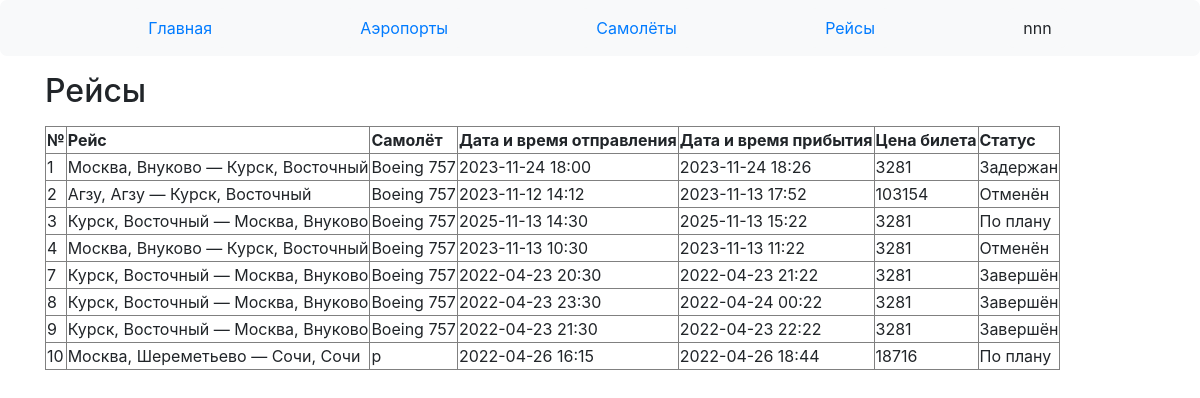
Page /manager/flights (signed in) on the committed database.
### data/users.py (models this page shows, shortened)
class User(SqlAlchemyBase, UserMixin):
    __tablename__ = 'Users'
    id = sa.Column(sa.Integer, primary_key=True, autoincrement=True, unique=True, nullable=False)
    name = sa.Column(sa.String, nullable=False)
    email = sa.Column(sa.String, unique=True, nullable=False)
    hashed_password = sa.Column(sa.String, nullable=False)
    is_manager = sa.Column(sa.Boolean, nullable=False)

### data/flights.py (models this page shows)
class Flight(SqlAlchemyBase):
    __tablename__ = 'Flights'
    id = sa.Column(sa.Integer, primary_key=True, autoincrement=True, unique=True, nullable=False)
    dept_airport_id = sa.Column(sa.Integer, sa.ForeignKey('Airports.id'), nullable=False)
    dest_airport_id = sa.Column(sa.Integer, sa.ForeignKey('Airports.id'), nullable=False)
    plane_id = sa.Column(sa.Integer, sa.ForeignKey('Planes.id'), nullable=False)
    dept_datetime = sa.Column(sa.DateTime, nullable=False)
    dest_datetime = sa.Column(sa.DateTime, nullable=False)
    price = sa.Column(sa.Integer, nullable=False)
    status_id = sa.Column(sa.Integer, sa.ForeignKey('Statuses.id'), nullable=False)

### data/airports.py (models this page shows)
class Airport(SqlAlchemyBase):
    __tablename__ = 'Airports'
    id = sa.Column(sa.Integer, primary_key=True, autoincrement=True, unique=True, nullable=False)
    name = sa.Column(sa.String, nullable=False)
    city = sa.Column(sa.String, nullable=False)

### data/planes.py (models this page shows)
class Plane(SqlAlchemyBase):
    __tablename__ = 'Planes'
    id = sa.Column(sa.Integer, primary_key=True, autoincrement=True, unique=True, nullable=False)
    name = sa.Column(sa.String, unique=True, nullable=False)
    rows_num = sa.Column(sa.Integer, nullable=False)
    columns_num = sa.Column(sa.Integer, nullable=False)
    flight_cost_per_1000_km = sa.Column(sa.Integer, nullable=False)
    average_speed = sa.Column(sa.Integer, nullable=False)

### data/statuses.py (models this page shows)
class Status(SqlAlchemyBase):
    __tablename__ = 'Statuses'
    id = sa.Column(sa.Integer, primary_key=True, autoincrement=True, unique=True, nullable=False)
    name = sa.Column(sa.String, unique=True, nullable=False)

### main.py (the view)
@app.route('/manager/flights', methods=['GET', 'POST'])
def manager_flights():
    db_sess = db_session.create_session()
    update_flights_status()
    return render_template('manager_flights.html',
                           dept_airports=db_sess.query(airports.Airport)
                           .join(flights.Flight, flights.Flight.dept_airport_id == airports.Airport.id),
                           dest_airports=db_sess.query(airports.Airport)
                           .join(flights.Flight, flights.Flight.dest_airport_id == airports.Airport.id),
                           table=db_sess.query(flights.Flight, planes.Plane, statuses.Status).filter(
                               flights.Flight.plane_id == planes.Plane.id,
                               flights.Flight.status_id == statuses.Status.id))

### data/db_session.py (called while the page is built)
def create_session() -> Session:
    global __factory
    return __factory()

### main.py (called while the page is built)
def update_flights_status():
    ZERO_TD = datetime.timedelta(minutes=0)
    BOARDING_TD = datetime.timedelta(minutes=40)
    db_sess = db_session.create_session()
    now = datetime.datetime.now()
    status_query = db_sess.query(statuses.Status)
    for flight, status in db_sess.query(flights.Flight, statuses.Status).filter(
            flights.Flight.status_id == statuses.Status.id).all():
        if status.name in ('Отменён', 'Завершён'):
            continue
        if flight.dest_datetime < now:
            flight.status_id = status_query.filter(statuses.Status.name == 'Завершён').first().id
        elif ZERO_TD < flight.dept_datetime - now < BOARDING_TD:
            flight.status_id = status_query.filter(statuses.Status.name == 'Посадка').first().id
    db_sess.commit()

@login_manager.user_loader
def load_user(user_id):
    db_sess = db_session.create_session()
    return db_sess.query(User).get(user_id)

### templates/manager_flights.html (shortened to what this page needs)
{% extends "base_manager.html" %}
{% block content %}
<p><h2>Рейсы</h2><p>
    <table border="">
        <tr>
            <td><b>№</b></td>
            <td><b>Рейс</b></td>
            <td><b>Самолёт</b></td>
            <td><b>Дата и время отправления</b></td>
            <td><b>Дата и время прибытия</b></td>
            <td><b>Цена билета</b></td>
            <td><b>Статус</b></td>
        </tr>
        {% for flight, plane, status in table.all() %}
        <tr>
            {% set i = loop.index0 %}
            <td>{{ flight.id }}</td>
            <td>{{ dept_airports[i].city }}, {{ dept_airports[i].name }} —
                {{ dest_airports[i].city }}, {{ dest_airports[i].name }}</td>
            <td>{{ plane.name }}</td>
            <td>{{ ':'.join(flight.dept_datetime.__str__().split(':')[:-1]) }}</td>
            <td>{{ ':'.join(flight.dest_datetime.__str__().split(':')[:-1]) }}</td>
            <td>{{ flight.price }}</td>
            <td>{{ status.name }}</td>
        </tr>
        {% endfor %}
    </table>
{% endblock %}

### templates/base.html (shortened to what this page needs)
<!doctype html>
<html lang="en">
<head>
    <link rel="stylesheet"
          href="https://stackpath.bootstrapcdn.com/bootstrap/4.4.1/css/bootstrap.min.css"
>
</head>
<body>
<header>
    <nav class="navbar navbar-light bg-light">
        {% if current_user.is_authenticated %}
            {% block header %}{% endblock %}
            <div class="dropdown navbar navbar-light bg-light">
                <a class="dropbtn">{{ current_user.name }}</a>
            </div>
        {% endif %}
    </nav>
</header>
<main role="main" class="container">
    {% block content %}{% endblock %}
</main>
</body>
</html>

### templates/base.html (style rules this page uses)
.navbar { margin-left: 0; margin-right: 0; display: flex; justify-content: space-evenly; border-radius: 7px; }
.dropdown { display: inline-block; }

### rows in the picture
User: name "nnn"
Flight: id "1", name "Boeing 757", dept_datetime "2023-11-24 18:00", dest_datetime "2023-11-24 18:26", price "3281", name "Задержан"
Airport: city "Москва", name "Внуково"
Airport: city "Курск", name "Восточный"
Flight: id "2", name "Boeing 757", dept_datetime "2023-11-12 14:12", dest_datetime "2023-11-13 17:52", price "103154", name "Отменён"
Airport: city "Агзу", name "Агзу"
Flight: id "3", name "Boeing 757", dept_datetime "2025-11-13 14:30", dest_datetime "2025-11-13 15:22", price "3281", name "По плану"
Flight: id "4", name "Boeing 757", dept_datetime "2023-11-13 10:30", dest_datetime "2023-11-13 11:22", price "3281", name "Отменён"
Flight: id "7", name "Boeing 757", dept_datetime "2022-04-23 20:30", dest_datetime "2022-04-23 21:22", price "3281", name "Завершён"
Flight: id "8", name "Boeing 757", dept_datetime "2022-04-23 23:30", dest_datetime "2022-04-24 00:22", price "3281", name "Завершён"
Flight: id "9", name "Boeing 757", dept_datetime "2022-04-23 21:30", dest_datetime "2022-04-23 22:22", price "3281", name "Завершён"
Flight: id "10", name "p", dept_datetime "2022-04-26 16:15", dest_datetime "2022-04-26 18:44", price "18716", name "По плану"
Airport: city "Москва", name "Шереметьево"
Airport: city "Сочи", name "Сочи"
